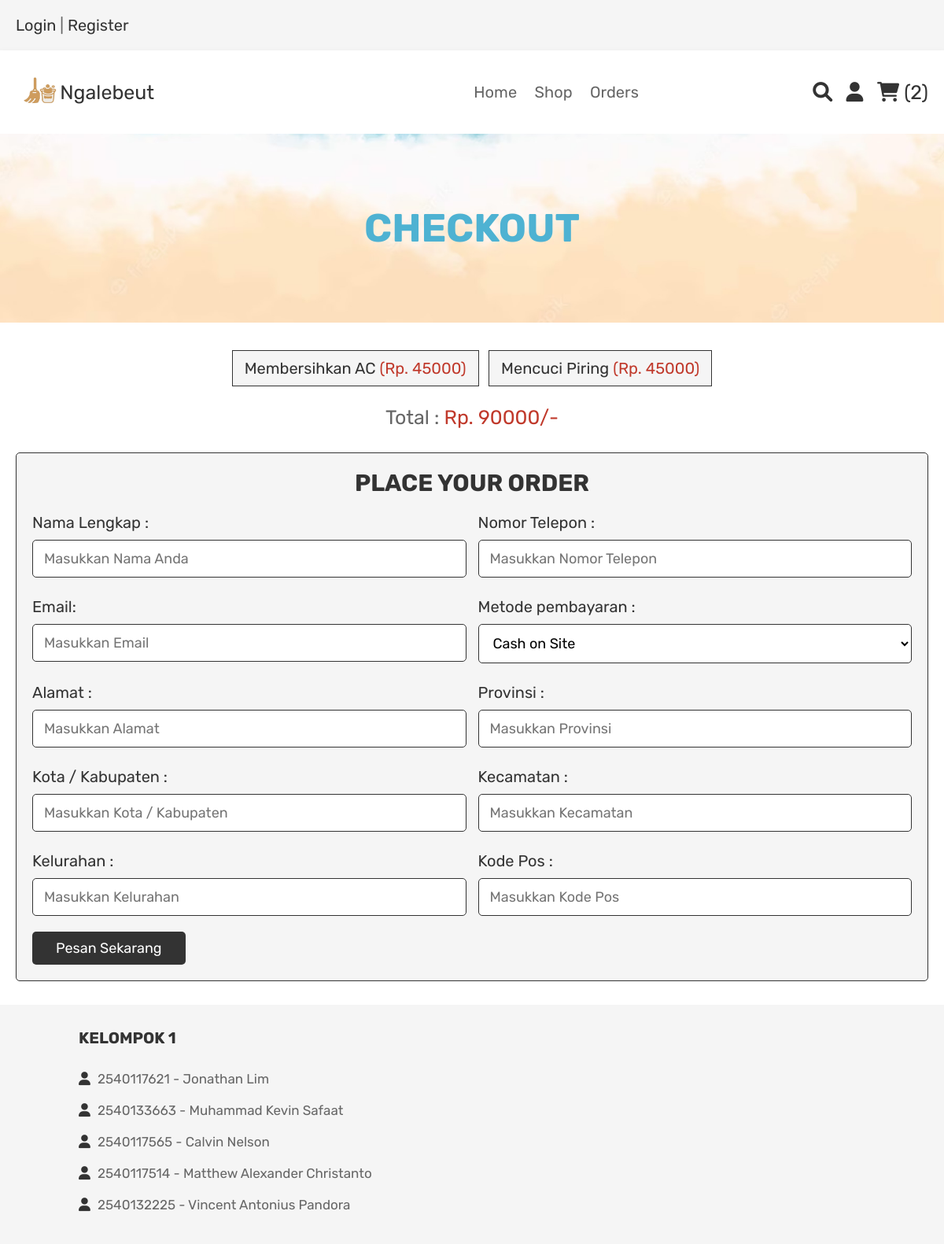
Page /checkout.php (signed in) on the committed database.
### tables this page shows
CREATE TABLE `cart` (
  `id` int(100) NOT NULL,
  `user_id` int(100) NOT NULL,
  `name` varchar(100) NOT NULL,
  `price` int(100) NOT NULL,
  `quantity` int(100) NOT NULL,
  `image` varchar(100) NOT NULL
);

### checkout.php (the view, shortened to what this page needs)
<?php
include 'config.php';
$user_id = $_SESSION['user_id'];
?>
<!DOCTYPE html>
<html lang="en">
<head>
   <link rel="stylesheet" href="https://cdnjs.cloudflare.com/ajax/libs/font-awesome/6.0.0/css/all.min.css">
   <link rel="stylesheet" href="css/style.css">
</head>
<body>
<?php include 'header.php'; ?>
<div class="heading">
   <h3>Checkout</h3>
</div>
<section class="display-order">
   <?php
      $grand_total = 0;
      $select_cart = mysqli_query($conn, "SELECT * FROM `cart` WHERE user_id = '$user_id'") or die('query failed');
      if(mysqli_num_rows($select_cart) > 0){
         while($fetch_cart = mysqli_fetch_assoc($select_cart)){
            $total_price = ($fetch_cart['price'] * 1);
            $grand_total += $total_price;
   ?>
   <p> <?php echo $fetch_cart['name']; ?> <span>(<?php echo 'Rp. '.$fetch_cart['price']; ?>)</span> </p>
   <?php
      }
   }else{
      echo '<p class="empty">Keranjang mu kosong!</p>';
   }
   ?>
   <div class="grand-total"> Total : <span>Rp. <?php echo $grand_total; ?>/-</span> </div>
</section>
<section class="checkout">
   <form action="" method="post">
      <h3>place your order</h3>
      <div class="flex">
         <div class="inputBox">
            <span>Nama Lengkap :</span>
            <input type="text" name="nama" required placeholder="Masukkan Nama Anda">
         </div>
         <div class="inputBox">
            <span>Nomor Telepon :</span>
            <input type="number" name="nomorhp" required placeholder="Masukkan Nomor Telepon">
         </div>
         <div class="inputBox">
            <span>Email:</span>
            <input type="email" name="email" required placeholder="Masukkan Email">
         </div>
         <div class="inputBox">
            <span>Metode pembayaran :</span>
            <select name="method">
               <option value="cash on delivery">Cash on Site</option>
            </select>
         </div>
         <div class="inputBox">
            <span>Alamat :</span>
            <input type="text" name="alamat" required placeholder="Masukkan Alamat">
         </div>
         <div class="inputBox">
            <span>Provinsi :</span>
            <input type="text" name="provinsi" required placeholder="Masukkan Provinsi">
         </div>
         <div class="inputBox">
            <span>Kota / Kabupaten :</span>
            <input type="text" name="kotkab" required placeholder="Masukkan Kota / Kabupaten">
         </div>
         <div class="inputBox">
            <span>Kecamatan :</span>
            <input type="text" name="kecamatan" required placeholder="Masukkan Kecamatan">
         </div>
         <div class="inputBox">
            <span>Kelurahan :</span>
            <input type="text" name="kelurahan" required placeholder="Masukkan Kelurahan">
         </div>
         <div class="inputBox">
            <span>Kode Pos :</span>
            <input type="number" min="0" name="kodepos" required placeholder="Masukkan Kode Pos">
         </div>
      </div>
      <input type="submit" value="Pesan sekarang" class="btn" name="order_btn">
   </form>
</section>
<?php include 'footer.php'; ?>
</body>
</html>

### css/style.css (style rules this page uses)
:root { --black:#8e44ad; --red:#c0392b; --orange:#f39c12; --black:#333; --white:#fff; --light-color:#666; --light-white:#ccc; --light-bg:#f5f5f5; --border:.1rem solid var(--black); --box-shadow:0 .5rem 1rem rgba(0,0,0,.1); }
* { font-family: 'Rubik', sans-serif; margin:0; padding:0; box-sizing: border-box; outline: none; border:none; text-decoration: none; transition:all .2s linear; }
html { font-size: 62.5%; overflow-x: hidden; }
section { padding:3rem 2rem; }
.btn, .option-btn, .delete-btn, .white-btn { display: inline-block; margin-top: 1rem; padding:1rem 3rem; cursor: pointer; color:var(--white); font-size: 1.8rem; border-radius: .5rem; text-transform: capitalize; }
.white-btn, .btn { background-color: var(--black); }
.heading { min-height: 30vh; display: flex; flex-flow: column; align-items: center; justify-content: center; gap:1rem; background: url(../images/home2.jpg) no-repeat; background-size: cover; background-position: center; text-align: center; }
.heading h3 { font-size: 5rem; color:#4eb2d2; text-transform: uppercase; }
.display-order { max-width: 1200px; margin: 0 auto; text-align: center; padding-bottom: 0; }
.display-order p { background-color: var(--light-bg); color:var(--black); font-size: 2rem; padding:1rem 1.5rem; border:var(--border); display: inline-block; margin:.5rem; }
.display-order p span { color:var(--red); }
.display-order .grand-total { margin-top: 2rem; font-size: 2.5rem; color:var(--light-color); }
.display-order .grand-total span { color:var(--red); }
.checkout form { max-width: 1200px; padding:2rem; margin:0 auto; border:var(--border); background-color: var(--light-bg); border-radius: .5rem; }
.checkout form h3 { text-align: center; margin-bottom: 2rem; color:var(--black); text-transform: uppercase; font-size: 3rem; }
.checkout form .flex { display: flex; flex-wrap: wrap; gap:1.5rem; }
.checkout form .flex .inputBox { flex:1 1 40rem; }
.checkout form .flex span { font-size: 2rem; color:var(--black); }
.checkout form .flex select, .checkout form .flex input { border:var(--border); width: 100%; border-radius: .5rem; width: 100%; background-color: var(--white); padding:1.2rem 1.4rem; font-size: 1.8rem; margin:1rem 0; }

### rows in the picture
cart: name "Membersihkan AC", price "45000"
cart: name "Mencuci Piring", price "45000"

### other values in the picture
$cart_rows_number "2"
$grand_total "90000"
